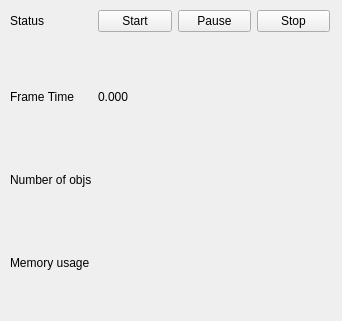
<?xml version="1.0" encoding="UTF-8"?>
<ui version="4.0">
 <class>Form</class>
 <widget class="QWidget" name="Form">
  <property name="geometry">
   <rect>
    <x>0</x>
    <y>0</y>
    <width>342</width>
    <height>321</height>
   </rect>
  </property>
  <property name="sizePolicy">
   <sizepolicy hsizetype="Fixed" vsizetype="Fixed">
    <horstretch>0</horstretch>
    <verstretch>0</verstretch>
   </sizepolicy>
  </property>
  <property name="windowTitle">
   <string>Form</string>
  </property>
  <widget class="QWidget" name="layoutWidget">
   <property name="geometry">
    <rect>
     <x>10</x>
     <y>10</y>
     <width>320</width>
     <height>291</height>
    </rect>
   </property>
   <layout class="QGridLayout" name="gridLayout">
    <item row="0" column="1">
     <layout class="QHBoxLayout" name="horizontalLayout">
      <item>
       <widget class="QPushButton" name="startButton">
        <property name="text">
         <string>Start</string>
        </property>
       </widget>
      </item>
      <item>
       <widget class="QPushButton" name="pauseButton">
        <property name="text">
         <string>Pause</string>
        </property>
       </widget>
      </item>
      <item>
       <widget class="QPushButton" name="stopButton">
        <property name="text">
         <string>Stop</string>
        </property>
       </widget>
      </item>
     </layout>
    </item>
    <item row="2" column="0">
     <widget class="QLabel" name="label_2">
      <property name="text">
       <string>Frame Time</string>
      </property>
     </widget>
    </item>
    <item row="4" column="0">
     <widget class="QLabel" name="label_5">
      <property name="text">
       <string>Memory usage</string>
      </property>
     </widget>
    </item>
    <item row="0" column="0">
     <widget class="QLabel" name="label">
      <property name="text">
       <string>Status</string>
      </property>
     </widget>
    </item>
    <item row="2" column="1">
     <widget class="QLabel" name="frameTimeLabel">
      <property name="text">
       <string>0.000</string>
      </property>
     </widget>
    </item>
    <item row="3" column="0">
     <widget class="QLabel" name="label_4">
      <property name="text">
       <string>Number of objs</string>
      </property>
     </widget>
    </item>
    <item row="1" column="1">
     <spacer name="horizontalSpacer">
      <property name="orientation">
       <enum>Qt::Horizontal</enum>
      </property>
      <property name="sizeHint" stdset="0">
       <size>
        <width>40</width>
        <height>20</height>
       </size>
      </property>
     </spacer>
    </item>
   </layout>
  </widget>
 </widget>
 <resources/>
 <connections/>
</ui>
